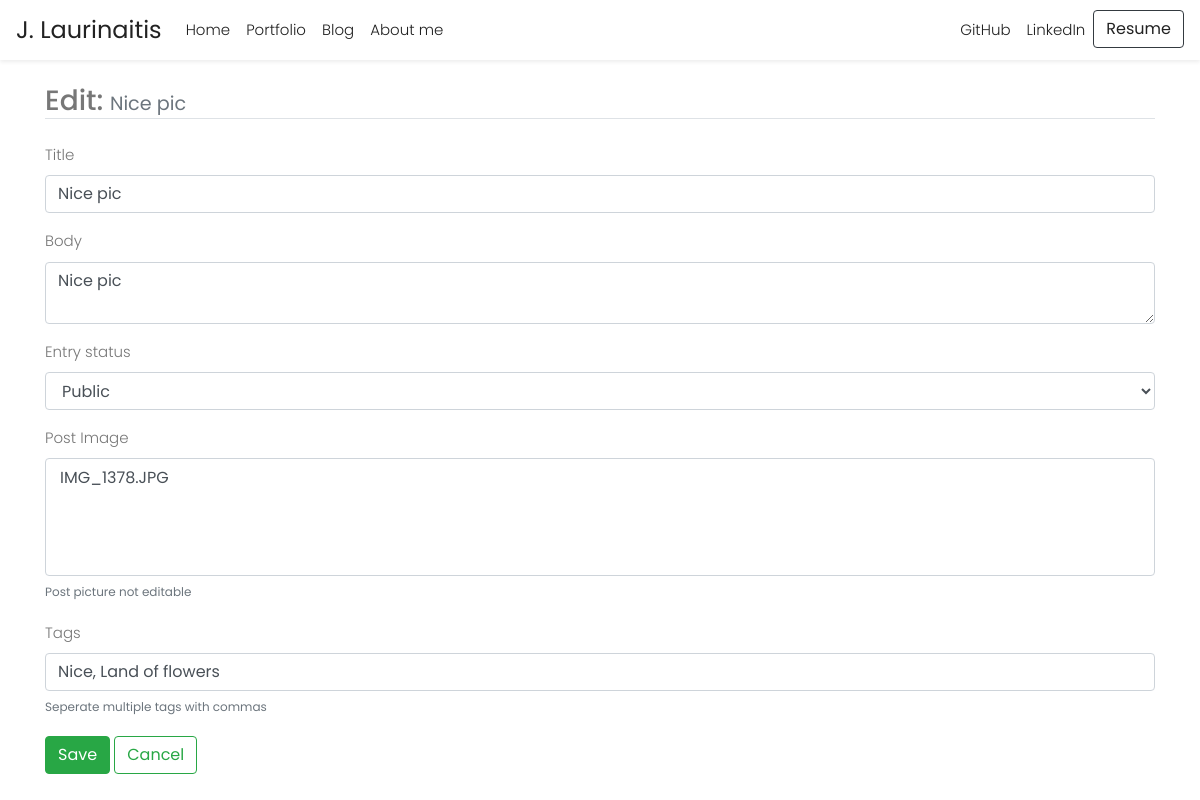
/posts/nice-pic/edit/, run on an earlier commit of the app's database.
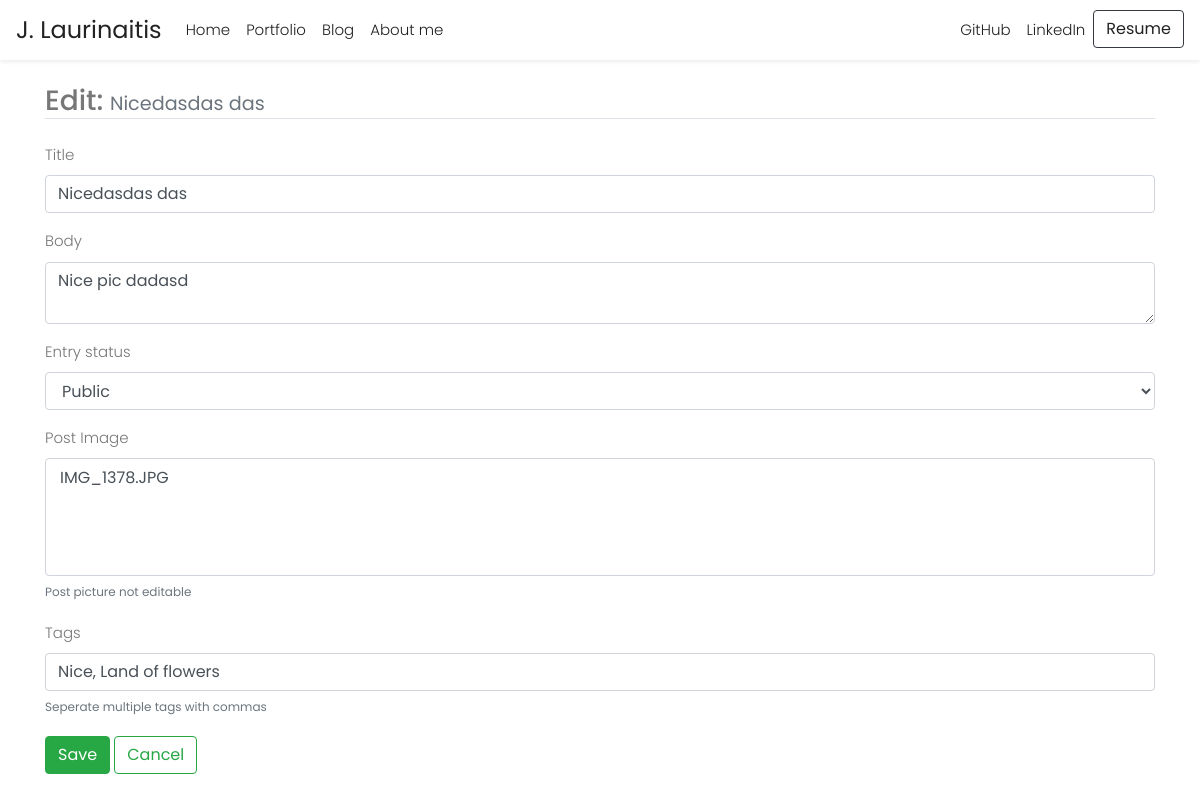
And on a later commit of the database.
### models.py (models this page shows, shortened)
class Entry(db.Model):
    STATUS_PUBLIC = 0
    STATUS_DRAFT = 1
    STATUS_DELETED = 2
    id = db.Column(db.Integer, primary_key=True)
    title = db.Column(db.String(100))
    slug = db.Column(db.String(100))
    body = db.Column(db.Text)
    image_url = db.Column(db.String(100))
    status = db.Column(db.SmallInteger, default=STATUS_PUBLIC)
    created_timestamp = db.Column(db.DateTime, default=datetime.utcnow())
    modified_timestamp = db.Column(
        db.DateTime,
        default=datetime.utcnow(),
        onupdate=datetime.utcnow())
    tags = db.relationship('Tag', secondary=entry_tags,
        backref=db.backref('entries', lazy='dynamic'))

### entries/blueprint.py (the view)
@entries.route('/<slug>/edit/', methods=['GET', 'POST'])
def edit(slug):
    entry = get_entry_or_404(slug)
    if request.method == 'POST':
        form = EntryForm(request.form, obj=entry)
        if form.validate():
            entry.title = form.title.data
            entry.body = form.body.data
            entry.status = form.status.data
            entry.tags = form.tags.data
            db.session.add(entry)
            db.session.commit()
            flash(f'Entry "{entry.title}" has been saved.', 'success')
            return redirect(url_for('entries.detail',
            slug=entry.slug))
    else:
        form = EntryForm(obj=entry)
    return render_template('entries/edit.html', entry=entry, form=form)

### entries/forms.py (shortened to what this page needs)
class EntryForm(wtforms.Form):
    title = wtforms.StringField('Title', validators=[DataRequired()])
    body = wtforms.TextAreaField('Body', validators=[DataRequired()])
    status = wtforms.SelectField('Entry status',
        choices=(
            (Entry.STATUS_PUBLIC, 'Public'),
            (Entry.STATUS_DRAFT, 'Draft')),
        coerce=int)
    post_image = wtforms.FileField('Post Image', description="Only 'png', 'jpg', 'jpeg', 'gif' formats.")
    tags = TagField('Tags', description='Seperate multiple tags with commas')

### entries/blueprint.py (called while the page is built)
def get_entry_or_404(slug):
    valid_statuses = (Entry.STATUS_PUBLIC, Entry.STATUS_DRAFT)
    return (Entry.query.filter((Entry.slug == slug) & (Entry.status.in_(valid_statuses))).first_or_404())

### entries/forms.py (called while the page is built)
    def _value(self):
        if self.data:
            return ', '.join([tag.name for tag in self.data])
        return ''

### entries/templates/entries/edit.html
{% extends "layoutfooteroff.html" %}
{% block main %}
<section class="edit-form">
  <div class="container">
    <form action="{{ url_for('entries.edit', slug=entry.slug) }}" method="POST" novalidate>
      <div class="form-group">
        <legend class="border-bottom my-4"><span class="h3">Edit:</span> <small class="text-muted">{{ entry.title }}</small></legend>
        <div class="form-group">
          {{ form.title.label(class="form-control-label") }}
          {% if form.title.errors %}
          {{ form.title(class="form-control is-invalid") }}
          <div class="invalid-feedback">
              {% for error in form.title.errors %}
              <span>{{ error }}</span>
              {% endfor %}
          </div>
          {% else %}
          {{ form.title(class="form-control") }}
          {% endif %}
        </div>
        <div class="form-group">
          {{ form.body.label(class="form-control-label") }}
          {% if form.body.errors %}
          {{ form.body(class="form-control is-invalid") }}
          <div class="invalid-feedback">
              {% for error in form.body.errors %}
              <span>{{ error }}</span>
              {% endfor %}
          </div>
          {% else %}
          {{ form.body(class="form-control") }}
          {% endif %}
        </div>
        <div class="form-group">
          {{ form.status.label(class="form-control-label") }}
          {{ form.status(class="form-control") }}
        </div>
        <div class="form-group">
          <label>Post Image</label>
          <select multiple class="form-control">
              <option>{{ entry.image_url }}</option>
          </select>
          <small class="form-text text-muted">Post picture not editable</small>
        </div>
        <div class="form-group">
          {{ form.tags.label(class="form-control-label") }}
          {{ form.tags(class="form-control") }}
          <small class="form-text text-muted">{{ form.tags.description|safe }}</small>
        </div>
      </div>
      <div class="form-group">
        <div class="col-sm-3 col-sm-9 p-0">
          <button type="submit" class="btn btn-success">Save</button>
          <a class="btn btn-outline-success" href="{{ url_for('entries.detail', slug=entry.slug) }}">Cancel</a>
        </div>
      </div>
    </form>
  </div>
</section>
{% endblock %}

What changed in the data, as far as the page shows it:
changed Entry "Public": title "Nice pic" → "Nicedasdas das"; body "Nice pic" → "Nice pic dadasd"
